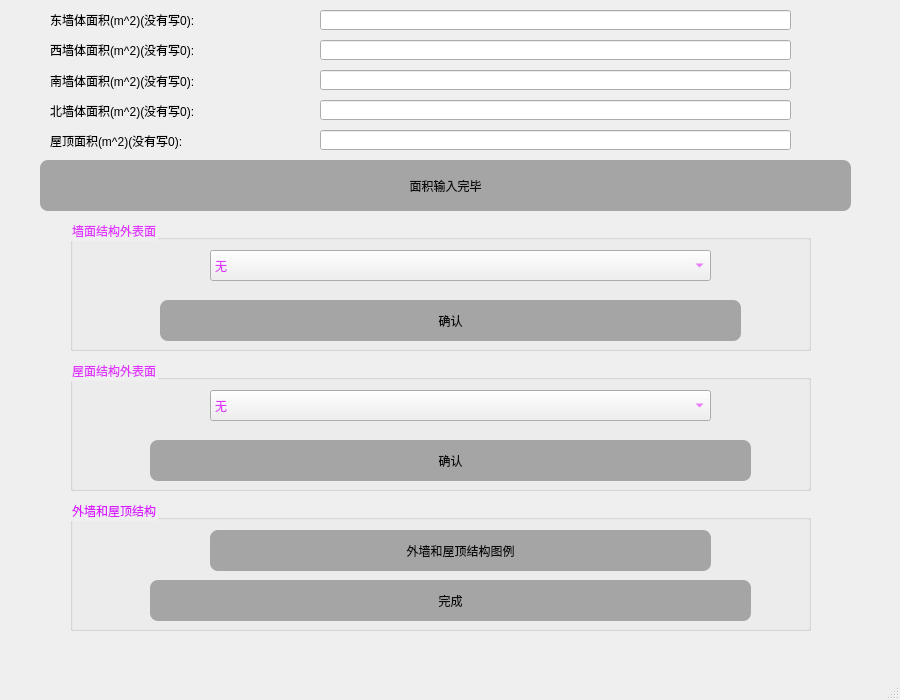
<?xml version="1.0" encoding="UTF-8"?>
<ui version="4.0">
 <class>MainWindow</class>
 <widget class="QMainWindow" name="MainWindow">
  <property name="geometry">
   <rect>
    <x>0</x>
    <y>0</y>
    <width>900</width>
    <height>700</height>
   </rect>
  </property>
  <property name="minimumSize">
   <size>
    <width>900</width>
    <height>700</height>
   </size>
  </property>
  <property name="maximumSize">
   <size>
    <width>900</width>
    <height>700</height>
   </size>
  </property>
  <property name="windowTitle">
   <string>MainWindow</string>
  </property>
  <widget class="QWidget" name="centralwidget">
   <widget class="QGroupBox" name="groupBox">
    <property name="geometry">
     <rect>
      <x>70</x>
      <y>220</y>
      <width>741</width>
      <height>131</height>
     </rect>
    </property>
    <property name="styleSheet">
     <string notr="true">font: 12pt &quot;楷体&quot;;
color: rgb(225, 53, 255);</string>
    </property>
    <property name="title">
     <string>墙面结构外表面</string>
    </property>
    <widget class="QComboBox" name="qiangmian">
     <property name="geometry">
      <rect>
       <x>140</x>
       <y>30</y>
       <width>501</width>
       <height>31</height>
      </rect>
     </property>
     <item>
      <property name="text">
       <string>无</string>
      </property>
     </item>
     <item>
      <property name="text">
       <string>金属：白铁屋面(灰黑色)</string>
      </property>
     </item>
     <item>
      <property name="text">
       <string>金属：抛光铝反射板(浅色)</string>
      </property>
     </item>
     <item>
      <property name="text">
       <string>粉刷：拉毛水泥墙面(灰/米黄色)</string>
      </property>
     </item>
     <item>
      <property name="text">
       <string>粉刷：石灰粉刷(白色)</string>
      </property>
     </item>
     <item>
      <property name="text">
       <string>粉刷：陶石子墙面(浅灰色)</string>
      </property>
     </item>
     <item>
      <property name="text">
       <string>粉刷：水泥粉刷墙面(浅蓝色)</string>
      </property>
     </item>
     <item>
      <property name="text">
       <string>粉刷：砂石粉刷墙(深色)</string>
      </property>
     </item>
     <item>
      <property name="text">
       <string>粉刷：浅色饰面砖(浅黄、浅绿色)</string>
      </property>
     </item>
     <item>
      <property name="text">
       <string>红砖墙(红色)旧</string>
      </property>
     </item>
     <item>
      <property name="text">
       <string>硅酸盐砖墙(青灰色)不光滑</string>
      </property>
     </item>
     <item>
      <property name="text">
       <string>混凝土块墙(灰色)</string>
      </property>
     </item>
    </widget>
    <widget class="QPushButton" name="qinagwaibianmian">
     <property name="enabled">
      <bool>false</bool>
     </property>
     <property name="geometry">
      <rect>
       <x>90</x>
       <y>80</y>
       <width>581</width>
       <height>41</height>
      </rect>
     </property>
     <property name="styleSheet">
      <string notr="true">QPushButton{
color:white;
font: 16pt &quot;楷体&quot;;
border-radius:8px;
background-color:rgb(33, 174, 250);
spacing:20px;
}
QPushButton:hover{
background-color:rgb(72,203,250);
}
QPushButton:pressed{
background-color:rgb(85,85,255);
}
QPushButton:checked{
background-color: rgb(11, 15, 255);
}
QPushButton:disabled{

	background-color: rgb(165, 165, 165);
	color: rgb(11, 11, 11);
}</string>
     </property>
     <property name="text">
      <string>确认</string>
     </property>
     <property name="checkable">
      <bool>true</bool>
     </property>
    </widget>
   </widget>
   <widget class="QGroupBox" name="groupBox_2">
    <property name="geometry">
     <rect>
      <x>70</x>
      <y>360</y>
      <width>741</width>
      <height>131</height>
     </rect>
    </property>
    <property name="styleSheet">
     <string notr="true">font: 12pt &quot;楷体&quot;;
color: rgb(225, 53, 255);</string>
    </property>
    <property name="title">
     <string>屋面结构外表面</string>
    </property>
    <widget class="QComboBox" name="qiangmian_2">
     <property name="geometry">
      <rect>
       <x>140</x>
       <y>30</y>
       <width>501</width>
       <height>31</height>
      </rect>
     </property>
     <item>
      <property name="text">
       <string>无</string>
      </property>
     </item>
     <item>
      <property name="text">
       <string>红瓦屋面(红色)旧</string>
      </property>
     </item>
     <item>
      <property name="text">
       <string>红褐色瓦屋面(红褐色)旧</string>
      </property>
     </item>
     <item>
      <property name="text">
       <string>灰瓦屋面(浅灰色)旧</string>
      </property>
     </item>
     <item>
      <property name="text">
       <string>石板瓦(银灰色)旧</string>
      </property>
     </item>
     <item>
      <property name="text">
       <string>水泥屋面(青灰色)旧</string>
      </property>
     </item>
     <item>
      <property name="text">
       <string>浅色油毛毡(浅黑色)粗糙，新</string>
      </property>
     </item>
     <item>
      <property name="text">
       <string>黑色油毛毡(深黑色)粗糙，新</string>
      </property>
     </item>
    </widget>
    <widget class="QPushButton" name="wudingwaibm">
     <property name="enabled">
      <bool>false</bool>
     </property>
     <property name="geometry">
      <rect>
       <x>80</x>
       <y>80</y>
       <width>601</width>
       <height>41</height>
      </rect>
     </property>
     <property name="styleSheet">
      <string notr="true">QPushButton{
color:white;
font: 16pt &quot;楷体&quot;;
border-radius:8px;
background-color:rgb(33, 174, 250);
spacing:20px;
}
QPushButton:hover{
background-color:rgb(72,203,250);
}
QPushButton:pressed{
background-color:rgb(85,85,255);
}
QPushButton:disabled{

	background-color: rgb(165, 165, 165);
	color: rgb(11, 11, 11);
}
QPushButton:checked{
background-color: rgb(11, 15, 255);
}</string>
     </property>
     <property name="text">
      <string>确认</string>
     </property>
     <property name="checkable">
      <bool>true</bool>
     </property>
    </widget>
   </widget>
   <widget class="QLineEdit" name="mian_dong">
    <property name="geometry">
     <rect>
      <x>320</x>
      <y>10</y>
      <width>471</width>
      <height>20</height>
     </rect>
    </property>
   </widget>
   <widget class="QLabel" name="label">
    <property name="geometry">
     <rect>
      <x>50</x>
      <y>10</y>
      <width>261</width>
      <height>20</height>
     </rect>
    </property>
    <property name="styleSheet">
     <string notr="true">font: 12pt &quot;楷体&quot;;</string>
    </property>
    <property name="text">
     <string>东墙体面积(m^2)(没有写0):</string>
    </property>
   </widget>
   <widget class="QLabel" name="label_2">
    <property name="geometry">
     <rect>
      <x>50</x>
      <y>40</y>
      <width>261</width>
      <height>20</height>
     </rect>
    </property>
    <property name="styleSheet">
     <string notr="true">font: 12pt &quot;楷体&quot;;</string>
    </property>
    <property name="text">
     <string>西墙体面积(m^2)(没有写0):</string>
    </property>
   </widget>
   <widget class="QLineEdit" name="mian_xi">
    <property name="geometry">
     <rect>
      <x>320</x>
      <y>40</y>
      <width>471</width>
      <height>20</height>
     </rect>
    </property>
   </widget>
   <widget class="QLabel" name="label_3">
    <property name="geometry">
     <rect>
      <x>50</x>
      <y>100</y>
      <width>291</width>
      <height>21</height>
     </rect>
    </property>
    <property name="styleSheet">
     <string notr="true">font: 12pt &quot;楷体&quot;;</string>
    </property>
    <property name="text">
     <string>北墙体面积(m^2)(没有写0):</string>
    </property>
   </widget>
   <widget class="QLineEdit" name="mian_bei">
    <property name="geometry">
     <rect>
      <x>320</x>
      <y>100</y>
      <width>471</width>
      <height>20</height>
     </rect>
    </property>
   </widget>
   <widget class="QLabel" name="label_4">
    <property name="geometry">
     <rect>
      <x>50</x>
      <y>70</y>
      <width>291</width>
      <height>21</height>
     </rect>
    </property>
    <property name="styleSheet">
     <string notr="true">font: 12pt &quot;楷体&quot;;</string>
    </property>
    <property name="text">
     <string>南墙体面积(m^2)(没有写0):</string>
    </property>
   </widget>
   <widget class="QLineEdit" name="mian_nan">
    <property name="geometry">
     <rect>
      <x>320</x>
      <y>70</y>
      <width>471</width>
      <height>20</height>
     </rect>
    </property>
   </widget>
   <widget class="QLabel" name="label_5">
    <property name="geometry">
     <rect>
      <x>50</x>
      <y>130</y>
      <width>291</width>
      <height>21</height>
     </rect>
    </property>
    <property name="styleSheet">
     <string notr="true">font: 12pt &quot;楷体&quot;;</string>
    </property>
    <property name="text">
     <string>屋顶面积(m^2)(没有写0):</string>
    </property>
   </widget>
   <widget class="QLineEdit" name="mian_wu">
    <property name="geometry">
     <rect>
      <x>320</x>
      <y>130</y>
      <width>471</width>
      <height>20</height>
     </rect>
    </property>
   </widget>
   <widget class="QPushButton" name="qiangtimianji">
    <property name="enabled">
     <bool>false</bool>
    </property>
    <property name="geometry">
     <rect>
      <x>40</x>
      <y>160</y>
      <width>811</width>
      <height>51</height>
     </rect>
    </property>
    <property name="styleSheet">
     <string notr="true">QPushButton{
color:white;
font: 16pt &quot;楷体&quot;;
border-radius:8px;
background-color:rgb(33, 174, 250);
spacing:20px;
}
QPushButton:hover{
background-color:rgb(72,203,250);
}
QPushButton:pressed{
background-color:rgb(85,85,255);
}
QPushButton:checked{
background-color: rgb(11, 15, 255);
}
QPushButton:disabled{

	background-color: rgb(165, 165, 165);
	color: rgb(11, 11, 11);
}</string>
    </property>
    <property name="text">
     <string>面积输入完毕</string>
    </property>
    <property name="checkable">
     <bool>true</bool>
    </property>
   </widget>
   <widget class="QGroupBox" name="groupBox_3">
    <property name="geometry">
     <rect>
      <x>70</x>
      <y>500</y>
      <width>741</width>
      <height>131</height>
     </rect>
    </property>
    <property name="styleSheet">
     <string notr="true">color:rgb(218, 29, 255);
font: 12pt &quot;楷体&quot;;</string>
    </property>
    <property name="title">
     <string>外墙和屋顶结构</string>
    </property>
    <widget class="QPushButton" name="tainanle">
     <property name="enabled">
      <bool>false</bool>
     </property>
     <property name="geometry">
      <rect>
       <x>140</x>
       <y>30</y>
       <width>501</width>
       <height>41</height>
      </rect>
     </property>
     <property name="styleSheet">
      <string notr="true">QPushButton{

font: 16pt &quot;楷体&quot;;
border-radius:8px;
background-color:rgb(33, 174, 250);
spacing:20px;
}
QPushButton:hover{
background-color:rgb(72,203,250);
}
QPushButton:pressed{
background-color:rgb(85,85,255);
}
QPushButton:checked{
background-color: rgb(11, 15, 255);
}
QPushButton:disabled{

	background-color: rgb(165, 165, 165);
	color: rgb(11, 11, 11);
}</string>
     </property>
     <property name="text">
      <string>外墙和屋顶结构图例</string>
     </property>
     <property name="checkable">
      <bool>true</bool>
     </property>
    </widget>
    <widget class="QPushButton" name="zuihzonglea">
     <property name="enabled">
      <bool>false</bool>
     </property>
     <property name="geometry">
      <rect>
       <x>80</x>
       <y>80</y>
       <width>601</width>
       <height>41</height>
      </rect>
     </property>
     <property name="styleSheet">
      <string notr="true">QPushButton{
color:white;
font: 16pt &quot;楷体&quot;;
border-radius:8px;
background-color:rgb(33, 174, 250);
spacing:20px;
}
QPushButton:hover{
background-color:rgb(72,203,250);
}
QPushButton:pressed{
background-color:rgb(85,85,255);
}
QPushButton:disabled{

	background-color: rgb(165, 165, 165);
	color: rgb(11, 11, 11);
}</string>
     </property>
     <property name="text">
      <string>完成</string>
     </property>
    </widget>
   </widget>
  </widget>
  <widget class="QMenuBar" name="menubar">
   <property name="geometry">
    <rect>
     <x>0</x>
     <y>0</y>
     <width>900</width>
     <height>26</height>
    </rect>
   </property>
  </widget>
  <widget class="QStatusBar" name="statusbar"/>
 </widget>
 <resources/>
 <connections/>
</ui>
